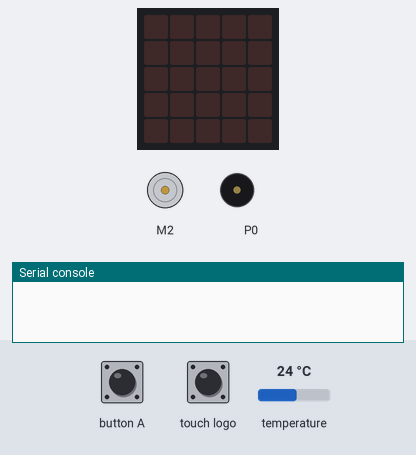
A program run on a simulated BBC micro:bit (MakeCode). On the bench: the board's 5×5 LED display, DC motor (green arrow = forward, orange = backward, longer = faster), buzzer (waves = sounding), the last lines printed to the serial console. The test bench sets the inputs (shaded band); at power-on: temperature 24 °C.

Above: at 1.7 s.
1.8 s: touch logo pressed for 0.15 s
At 3.0 s:
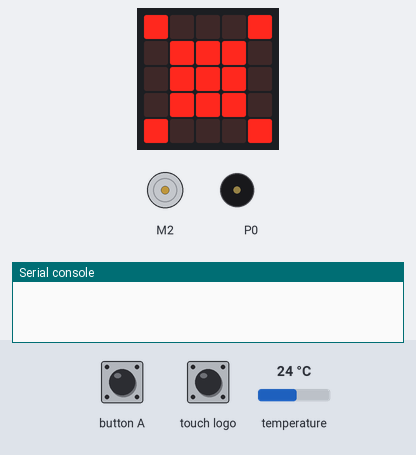
3.4 s: button A pressed for 0.15 s
At 4.2 s:
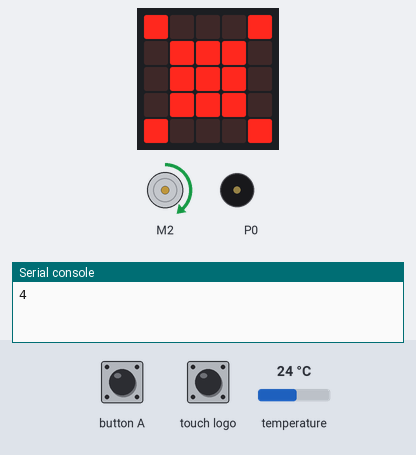
Timing chart, 0 to 6.4 s (numbered marks = the images above; inputs shaded):
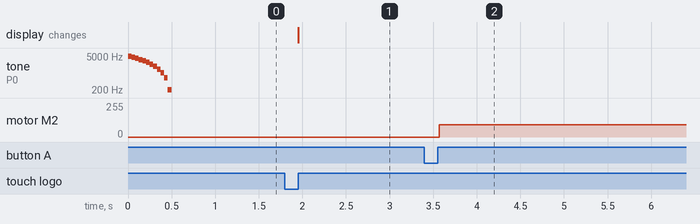

The program:

main.ts
```typescript
input.onLogoEvent(TouchButtonEvent.Pressed, function () {
    led.plot(4, input.temperature())
    basic.showLeds(`
        # . . . #
        . # # # .
        . # # # .
        . # # # .
        # . . . #
        `)
})
input.onButtonPressed(Button.A, function () {
    serial.writeNumber(4)
    kitronik_motor_driver.motorOn(kitronik_motor_driver.Motors.Motor2, kitronik_motor_driver.MotorDirection.Forward, 36)
})
input.onSound(DetectedSound.Loud, function () {
    led.plot(1, 1)
})
music.playSoundEffect(music.createSoundEffect(WaveShape.Sine, 5000, 0, 255, 0, 500, SoundExpressionEffect.None, InterpolationCurve.Linear), SoundExpressionPlayMode.UntilDone)
```

test.ts
```typescript
// aquí va el archivo "tests"; esto no se compilará cuando este paquete se utilice como una extensión.
```

Measured:
- after the input at 1.8 s, the display: changes after 0.15 s (image 1)
- after the input at 3.4 s, motor M2: stopped → forward 92/255 after 0.17 s
- by itself, tone on P0: plays 4791 Hz for 0.04 s, 4375 Hz for 0.04 s, 3958 Hz for 0.04 s, 3541 Hz for 0.04 s, 3125 Hz for 0.04 s, 2708 Hz for 0.04 s … (12 notes in this stretch)
